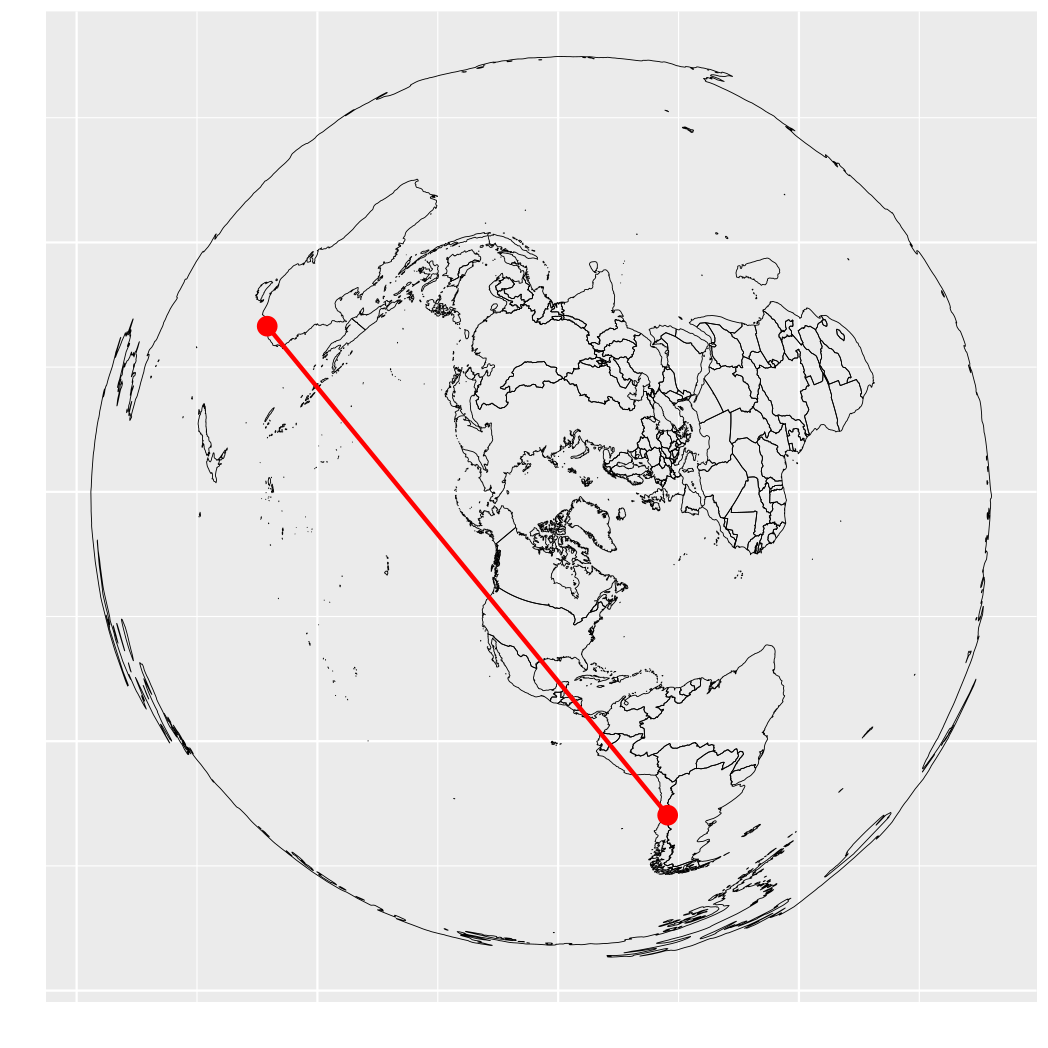

Recreate this plot in R.
## Flat Earth mathematics
## https://lucidmanager.org/flat-earth-mathematics/

## Recreate Gleason's Map
library(tidyverse)
world <- map_data("world")
worldmap <- ggplot(world) +
    geom_path(aes(x = long, y = lat, group = group), size = .2) +
    theme(axis.text = element_blank(),
          axis.ticks = element_blank()) +
    labs(x = "", y = "")
worldmap + 
    coord_map("azequidistant", orientation = c(90, 0, 270))
ggsave("azequidistant.png", dpi = 150)

## Define itinerary
library(ggmap)
api <- readLines("google.api") # Text file with the API key
register_google(key = api)
airports <- c("Melbourne", "Tokyo", "Amsterdam", "San Francisco")
itinerary <- geocode(airports)
itinerary <- rbind(itinerary, itinerary[1, ]) %>%
    mutate(location = c(airports, airports[1]))

## Split travel past dateline
dl <- which(diff(itinerary$lon) > 180)
dr <- ifelse(itinerary$lon[dl] < 0, -180, 180)
dateline <- tibble(lon = c(dr, -dr),
                   lat = rep(mean(itinerary$lat[dl:(dl + 1)]), 2),
                   location = "dateline")
itinerary <- rbind(itinerary[1:dl, ], dateline,
                   itinerary[(dl + 1):nrow(itinerary), ])
itinerary

## Visualise
worldmap +
    geom_point(data = itinerary, aes(lon, lat), colour = "red", size = 4) +
    geom_path(data = itinerary, aes(lon, lat), colour = "red", size = 1) +
    coord_map("azequidistant", orientation = c(90, 0, 270))
ggsave("rtw.png", dpi = 150)

## Great Circle Distance
library(geosphere)
sapply(1:(nrow(itinerary) - 1), function(l)
    distVincentyEllipsoid(itinerary[l, 1:2], itinerary[(l + 1), 1:2]) / 1000) %>%
    sum()

## Flat Eart Mathematics
library(mapproj)
flatearth.coords <- mapproject(world$long, world$lat,
                        "azequidistant", orientation = c(90, 0, 270))
r <- 6378.137
flatearth.coords <- mutate(world,
                x = flatearth.coords$x * r,
                y = flatearth.coords$y * r) %>%
    select(x, y, group, order, region, subregion)

flatearth <- ggplot(flatearth.coords) +
    geom_path(aes(x, y, group = group), size = .2) +
    theme(axis.text = element_blank(),
          axis.ticks = element_blank()) +
    labs(x = "", y = "")

## Australia - South America
airports <- tibble(city = c("Sydney", "Santiago de Chili"))
itinerary <- geocode(airports$city) %>%
    mutate(location = airports$city)
itinerary
coords <- mapproject(itinerary$lon, itinerary$lat, "azequidistant",
                     orientation = c(90, 0, 270))
coords <- tibble(x = coords$x * r, y = coords$y * r)
sum(sqrt(diff(coords$x)^2 + diff(coords$y)^2))

flatearth + 
    geom_point(data = coords, aes(x, y), colour = "red", size = 4) +
    geom_path(data = coords, aes(x, y), colour = "red", size = 1)
ggsave("flatearth.png", dpi = 150)
